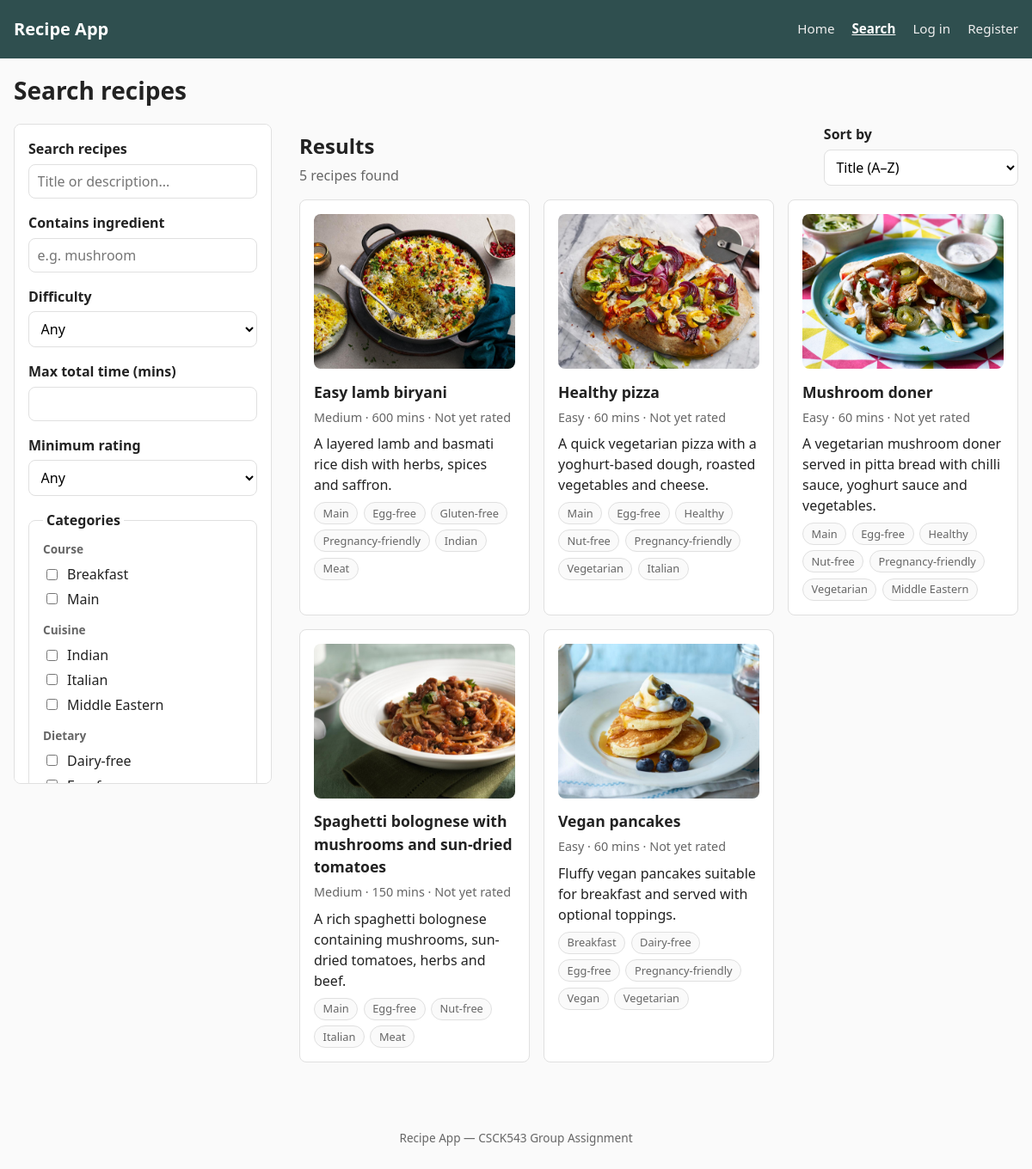
Screenshot of /search.php with the database file from the repository.
### tables this page shows
CREATE TABLE `recipes` (
  `recipe_id` int NOT NULL AUTO_INCREMENT,
  `title` varchar(150) NOT NULL,
  `description` text,
  `prep_time_minutes` int NOT NULL,
  `cook_time_minutes` int NOT NULL,
  `servings` int DEFAULT NULL,
  `difficulty` enum('Easy','Medium','Hard') NOT NULL DEFAULT 'Easy',
  `image_path` varchar(255) DEFAULT NULL,
  `source_url` varchar(500) DEFAULT NULL,
  `created_at` timestamp NULL DEFAULT CURRENT_TIMESTAMP,
  PRIMARY KEY (`recipe_id`),
  KEY `idx_recipes_title` (`title`),
  KEY `idx_recipes_difficulty` (`difficulty`),
  KEY `idx_recipes_prep_time` (`prep_time_minutes`),
  KEY `idx_recipes_cook_time` (`cook_time_minutes`)
);

CREATE TABLE `categories` (
  `category_id` int NOT NULL AUTO_INCREMENT,
  `category_name` varchar(100) NOT NULL,
  `category_type` enum('Course','Dietary','Cuisine','Other') NOT NULL DEFAULT 'Other',
  PRIMARY KEY (`category_id`),
  UNIQUE KEY `category_name` (`category_name`,`category_type`),
  KEY `idx_categories_type` (`category_type`)
);

### includes/recipes_data.php (called while the page is built, shortened)
<?php
function getRecipes(array $filters = []): array
{
    global $pdo;
    $search = trim($filters['search'] ?? '');
    $ingredient = trim($filters['ingredient'] ?? '');
    $difficulty = $filters['difficulty'] ?? '';
    $maxTime =
        isset($filters['max_time'])
        && $filters['max_time'] !== ''
            ? (int) $filters['max_time']
            : null;
    $minRating =
        isset($filters['min_rating'])
        && $filters['min_rating'] !== ''
            ? (float) $filters['min_rating']
            : null;
    $sort = $filters['sort'] ?? 'title_asc';
    $where = [];
    $params = [];
    $whereSql = !empty($where)
        ? 'WHERE ' . implode(' AND ', $where)
        : '';
    $havingSql = '';
    switch ($sort) {
        case 'title_asc':
        default:
            $orderSql = 'ORDER BY r.title ASC';
            break;
    }
    $sql = "
        SELECT
            r.recipe_id,
            r.title,
            r.description,
            r.prep_time_minutes,
            r.cook_time_minutes,
            r.servings,
            r.difficulty,
            r.image_path,
            ROUND(
                AVG(
                    (
                        rt.taste_rating
                        + rt.difficulty_rating
                        + rt.presentation_rating
                    ) / 3.0
                ),
                1
            ) AS avg_rating,
            COUNT(
                DISTINCT rt.rating_id
            ) AS ratings_count
        FROM recipes r
        LEFT JOIN ratings rt
            ON rt.recipe_id = r.recipe_id
        {$whereSql}
        GROUP BY
            r.recipe_id,
            r.title,
            r.description,
            r.prep_time_minutes,
            r.cook_time_minutes,
            r.servings,
            r.difficulty,
            r.image_path
        {$havingSql}
        {$orderSql}
    ";
    $stmt = $pdo->prepare($sql);
    $stmt->execute($params);
    $recipes = $stmt->fetchAll();
    foreach ($recipes as &$recipe) {
        $recipe['categories'] = getRecipeCategories(
            (int) $recipe['recipe_id']
        );
        $recipe['avg_rating'] =
            $recipe['avg_rating'] !== null
                ? (float) $recipe['avg_rating']
                : null;
    }
    return $recipes;
}
function getRecipeCategories(int $recipeId): array
{
    global $pdo;
    $stmt = $pdo->prepare('
        SELECT
            c.category_id,
            c.category_name,
            c.category_type
        FROM recipe_categories rc
        JOIN categories c
            ON c.category_id = rc.category_id
        WHERE rc.recipe_id = ?
        ORDER BY
            c.category_type,
            c.category_name
    ');
    $stmt->execute([$recipeId]);
    return $stmt->fetchAll();
}
function getAllCategoriesGrouped(): array
{
    global $pdo;
    $stmt = $pdo->query('
        SELECT
            category_name,
            category_type
        FROM categories
        ORDER BY
            category_type,
            category_name
    ');
    $grouped = [];
    foreach ($stmt->fetchAll() as $row) {
        $grouped[$row['category_type']][] =
            $row['category_name'];
    }
    ksort($grouped);
    return $grouped;
}

### includes/recipe_card.php (the view)
<?php
$recipeCardSearchData = $recipeCardSearchData ?? false;
$showRatingsCount = $showRatingsCount ?? false;
$totalTime =
    $recipe['prep_time_minutes']
    + $recipe['cook_time_minutes'];
?>
<article
    class="recipe-card"
    <?php if ($recipeCardSearchData): ?>
        data-title="<?= htmlspecialchars(
            mb_strtolower($recipe['title'])
        ) ?>"
        data-description="<?= htmlspecialchars(
            mb_strtolower($recipe['description'])
        ) ?>"
        data-time="<?= (int) $totalTime ?>"
        data-rating="<?= htmlspecialchars(
            (string) ($recipe['avg_rating'] ?? 0)
        ) ?>"
    <?php endif; ?>
>
    <a
        href="recipe.php?id=<?= (int) $recipe['recipe_id'] ?>"
        class="recipe-card-link"
    >
        <?php if (!empty($recipe['image_path'])): ?>
            <img
                src="<?= htmlspecialchars($recipe['image_path']) ?>"
                alt=""
                class="recipe-card-image"
            >
        <?php endif; ?>
        <h3>
            <?= htmlspecialchars($recipe['title']) ?>
        </h3>
    </a>
    <p class="recipe-card-meta">
        <?= htmlspecialchars($recipe['difficulty']) ?>
        &middot;
        <?= (int) $totalTime ?> mins
        <?php if ($recipe['avg_rating'] !== null): ?>
            &middot;
            <?= htmlspecialchars(
                (string) $recipe['avg_rating']
            ) ?>/5
            <?php if ($showRatingsCount): ?>
                (<?= (int) $recipe['ratings_count'] ?>
                rating<?= (int) $recipe['ratings_count'] === 1
                    ? ''
                    : 's' ?>)
            <?php endif; ?>
        <?php else: ?>
            &middot;
            Not yet rated
        <?php endif; ?>
    </p>
    <p class="recipe-card-desc">
        <?= htmlspecialchars($recipe['description']) ?>
    </p>
    <ul class="tag-list">
        <?php foreach ($recipe['categories'] as $category): ?>
            <li class="tag">
                <?= htmlspecialchars($category['category_name']) ?>
            </li>
        <?php endforeach; ?>
    </ul>
</article>

### search.php (shortened to what this page needs)
<?php
require_once 'includes/db.php';
require_once 'includes/recipes_data.php';
$hasSubmittedForm = isset($_GET['filtered']);
$defaultExcludeAllergens = [];
$filters = [
    'search'            => trim($_GET['search'] ?? ''),
    'ingredient'        => trim($_GET['ingredient'] ?? ''),
    'categories'        => $_GET['categories'] ?? [],
    'difficulty'        => $_GET['difficulty'] ?? '',
    'max_time'          => $_GET['max_time'] ?? '',
    'min_rating'        => $_GET['min_rating'] ?? '',
    'exclude_allergens' => $hasSubmittedForm
        ? ($_GET['exclude_allergens'] ?? [])
        : $defaultExcludeAllergens,
    'sort'              => $_GET['sort'] ?? 'title_asc',
];
$recipes = getRecipes($filters);
$categoryGroups = getAllCategoriesGrouped();
require_once 'includes/header.php';
?>
<div class="search-page">
    <h1>Search recipes</h1>
    <div class="search-layout">
        <aside class="search-sidebar" aria-label="Recipe search filters">
            <form
                method="GET"
                action="search.php"
                class="search-form"
                id="search-form"
            >
                <div class="search-field search-field--main">
                    <label for="search">
                        Search recipes
                    </label>
                    <input
                        type="search"
                        id="search"
                        name="search"
                        placeholder="Title or description..."
                        value="<?= htmlspecialchars($filters['search']) ?>"
                    >
                </div>
                <div class="search-field">
                    <label for="ingredient">
                        Contains ingredient
                    </label>
                    <input
                        type="text"
                        id="ingredient"
                        name="ingredient"
                        placeholder="e.g. mushroom"
                        value="<?= htmlspecialchars($filters['ingredient']) ?>"
                    >
                </div>
                <div class="search-field">
                    <label for="difficulty">
                        Difficulty
                    </label>
                    <select id="difficulty" name="difficulty">
                        <option value="">Any</option>
                    </select>
                </div>
                <div class="search-field">
                    <label for="max_time">
                        Max total time (mins)
                    </label>
                    <input
                        type="number"
                        id="max_time"
                        name="max_time"
                        min="0"
                        step="5"
                        value="<?= htmlspecialchars($filters['max_time']) ?>"
                    >
                </div>
                <div class="search-field">
                    <label for="min_rating">
                        Minimum rating
                    </label>
                    <select id="min_rating" name="min_rating">
                        <option value="">Any</option>
                    </select>
                </div>
                <fieldset class="search-filter-group">
                    <legend>Categories</legend>
                    <?php foreach ($categoryGroups as $type => $names): ?>
                        <div class="category-group">
                            <span class="category-group-label">
                                <?= htmlspecialchars($type) ?>
                            </span>
                            <?php foreach ($names as $name): ?>
                                <label class="checkbox-label">
                                    <input
                                        type="checkbox"
                                        name="categories[]"
                                        value="<?= htmlspecialchars($name) ?>"
                                        <?= in_array(
                                            $name,
                                            $filters['categories'],
                                            true
                                        ) ? 'checked' : '' ?>
                                    >
                                    <?= htmlspecialchars($name) ?>
                                </label>
                            <?php endforeach; ?>
                        </div>
                    <?php endforeach; ?>
                </fieldset>
            </form>
        </aside>
        <section
            class="search-results"
            id="search-results"
            aria-labelledby="results-heading"
        >
            <div class="search-results-header">
                <div>
                    <h2 id="results-heading">Results</h2>
                    <p id="results-count" aria-live="polite">
                        <?= count($recipes) ?>
                        recipe<?= count($recipes) === 1 ? '' : 's' ?> found
                    </p>
                </div>
                <div class="search-sort">
                    <label for="sort">Sort by</label>
                    <select
                        id="sort"
                        name="sort"
                        form="search-form"
                    >
                        <option
                            value="title_asc"
                            <?= $filters['sort'] === 'title_asc'
                                ? 'selected'
                                : '' ?>
                        >
                            Title (A&ndash;Z)
                        </option>
                    </select>
                </div>
            </div>
            <?php if (!empty($recipes)): ?>
                <div class="recipe-grid" id="recipe-grid">
                    <?php foreach ($recipes as $recipe): ?>
                        <?php
                        $recipeCardSearchData = true;
                        require 'includes/recipe_card.php';
                        ?>
                    <?php endforeach; ?>
                </div>
            <?php else: ?>
                <p class="no-results">
                    No recipes matched your search. Try widening your filters.
                </p>
            <?php endif; ?>
        </section>
    </div>
</div>
<?php require_once 'includes/footer.php'; ?>

### rows the page displays
recipes: image_path (picture), title "Easy lamb biryani", difficulty "Medium", totalTime "600", description "A layered lamb and basmati rice dish with herbs, spices and saffron."
categories: category_name "Main"
categories: category_name "Egg-free"
categories: category_name "Gluten-free"
categories: category_name "Pregnancy-friendly"
categories: category_name "Indian"
categories: category_name "Meat"
recipes: image_path (picture), title "Healthy pizza", difficulty "Easy", totalTime "60", description "A quick vegetarian pizza with a yoghurt-based dough, roasted vegetables and cheese."
categories: category_name "Healthy"
categories: category_name "Nut-free"
categories: category_name "Vegetarian"
categories: category_name "Italian"
recipes: image_path (picture), title "Mushroom doner", difficulty "Easy", totalTime "60", description "A vegetarian mushroom doner served in pitta bread with chilli sauce, yoghurt sauce and vegetables."
categories: category_name "Middle Eastern"
recipes: image_path (picture), title "Spaghetti bolognese with mushrooms and sun-dried tomatoes", difficulty "Medium", totalTime "150", description "A rich spaghetti bolognese containing mushrooms, sun-dried tomatoes, herbs and beef."
recipes: image_path (picture), title "Vegan pancakes", difficulty "Easy", totalTime "60", description "Fluffy vegan pancakes suitable for breakfast and served with optional toppings."
categories: category_name "Breakfast"
categories: category_name "Dairy-free"
categories: category_name "Vegan"

### other values shown
$type "Course"
$name "Breakfast"
$name "Main"
$type "Cuisine"
$name "Indian"
$name "Italian"
$name "Middle Eastern"
$type "Dietary"
$name "Dairy-free"
count($recipes) "5"
